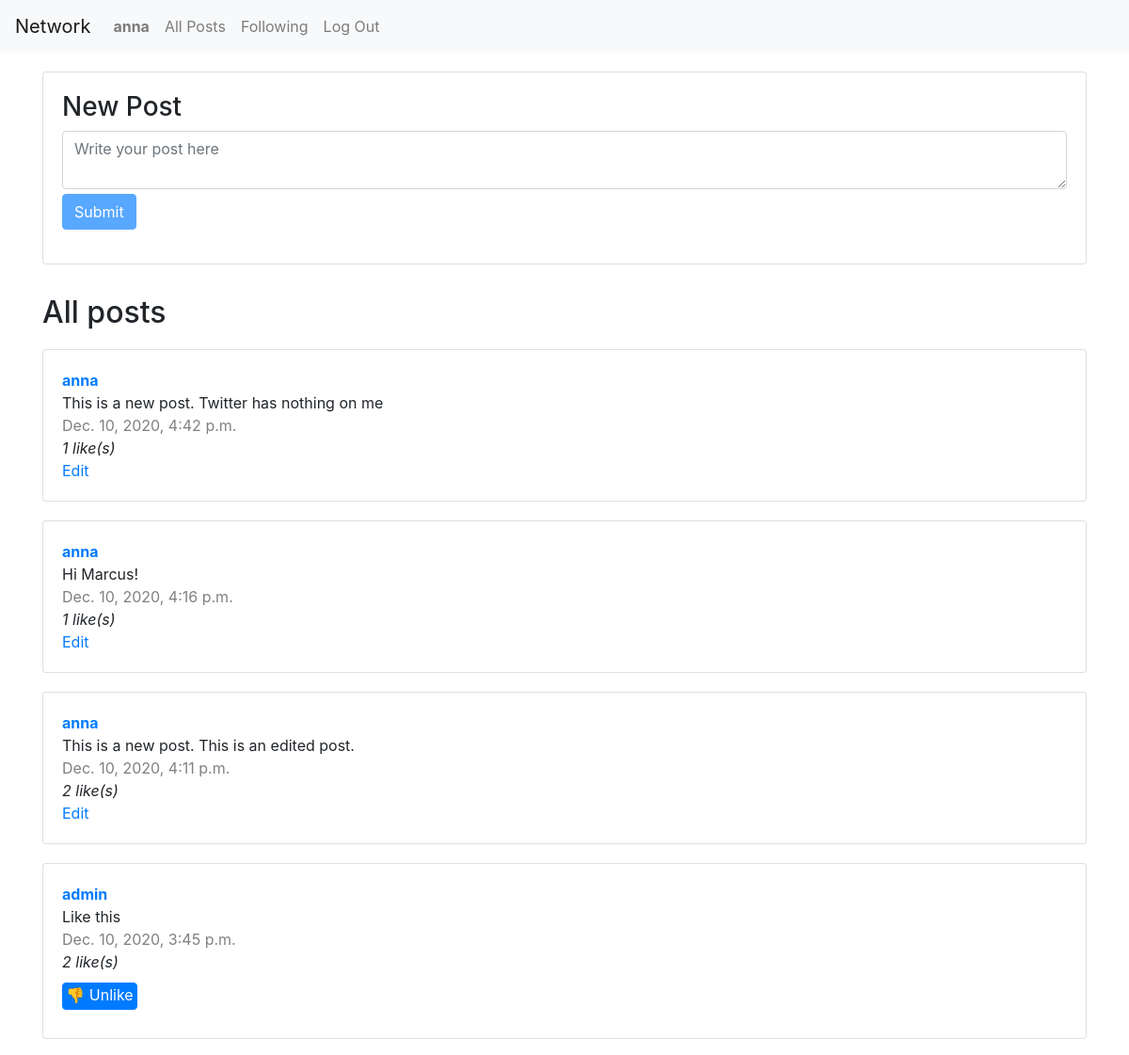
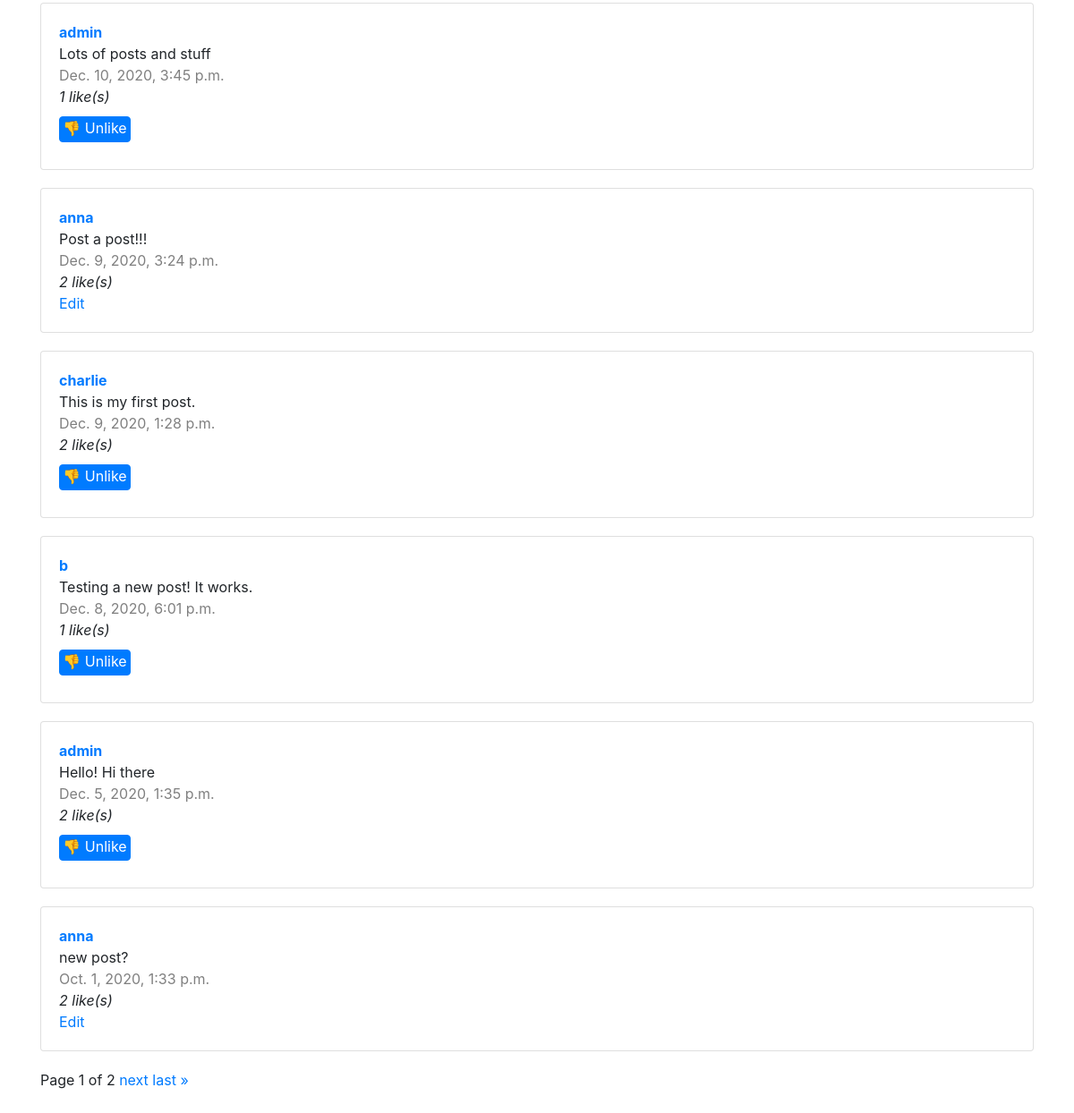
/ (signed in), run on the app's committed database (2 pictures, top to bottom).
### network/models.py (models this page shows, shortened)
class User(AbstractUser):
    likes = models.ManyToManyField("Post", blank=True, related_name="liked_post")
    followers = models.ManyToManyField("self", blank="True", symmetrical=False, related_name="following")

class Post(models.Model):
    user = models.ForeignKey(User, on_delete=models.CASCADE)
    text = models.TextField(max_length=240)
    likes = models.ManyToManyField(User, blank=True, related_name="liked_user")
    timestamp = models.DateTimeField(auto_now_add=True)

### network/views.py (the view)
# urls.py: path("", views.index, name="index"),
def index(request):
    post_list = Post.objects.all().order_by("-timestamp")
    paginator = Paginator(post_list, 10)
    page_number = request.GET.get('page')
    page_obj = paginator.get_page(page_number)
    return render(request, "network/index.html", {
        "page_obj": page_obj,
    })

### network/templates/network/index.html (shortened to what this page needs)
{% extends "network/layout.html" %}
{% block body %}
<div class="card">
{% if request.user.is_authenticated %}
    <div id="post-view">
        <h3>New Post</h3>
        <form id="post-form">
            <div class="form-group">
                <textarea class="form-control" id="post-text" placeholder="Write your post here"></textarea>
                <input id="addpost" type="submit" class="btn btn-primary" label="Post"/>
            </div>
        </form>
    </div>
</div>
{% endif %}
    <div id="posts-view">
        <h2>All posts</h2>
        {% for post in page_obj %}
        <div class="card" id="post-{{ post.id }}">
            <span id="username"><a href="{% url 'profile' post.user %}">{{ post.user }}</a></span>
            <span id="text">{{ post.text }}</span>
            <span id="timestamp">{{ post.timestamp }}</span>
            <span id="likes">
                <span class="likescount" data-id="{{ post.likes.count }}"
                {% if request.user in post.likes.all %}
                data-is_liked="yes"
                {% else %}
                data-is_liked="no"
                {% endif %}>
                {{ post.likes.count }}
                </span> like(s)
            </span>
            {% if post.user == request.user %}<a href="" onclick="return editPost(this)" id="edit" data-id="{{ post.id }}">Edit</a>
            {% elif request.user.is_authenticated %}
                {% if request.user in post.likes.all %}
                    <button type="submit" data-id="{{ post.id }}" class="btn btn-primary like-button">
                        👎 Unlike
                    </button>
                {% else %}
                    <button type="submit" data-id="{{ post.id }}" class="btn btn-primary like-button">
                        👍 Like
                    </button>
                {% endif %}
            {% endif %}
        </div>
        {% endfor %}
    </div>
    <div class="pagination">
        <span class="step-links">
            <span class="current">
                Page {{ page_obj.number }} of {{ page_obj.paginator.num_pages }}
            </span>
            {% if page_obj.has_next %}
                <a href="?page={{ page_obj.next_page_number }}">next</a>
                <a href="?page={{ page_obj.paginator.num_pages }}">last &raquo;</a>
            {% endif %}
        </span>
    </div>
{% endblock %}

### network/templates/network/layout.html (shortened to what this page needs)
{% load static %}
<!DOCTYPE html>
<html lang="en">
    <head>
        <link rel="stylesheet" href="https://stackpath.bootstrapcdn.com/bootstrap/4.4.1/css/bootstrap.min.css">
        <link href="{% static 'network/styles.css' %}" rel="stylesheet">
    </head>
    <body>
        <nav class="navbar navbar-expand-lg navbar-light bg-light">
            <a class="navbar-brand" href="/">Network</a>
            <div>
              <ul class="navbar-nav mr-auto">
                {% if user.is_authenticated %}
                    <li class="nav-item">
                        <a class="nav-link" href="{% url 'profile' user.username %}"><strong>{{ request.user.username }}</strong></a>
                    </li>
                {% endif %}
                <li class="nav-item">
                  <a class="nav-link" href="{% url 'index' %}">All Posts</a>
                </li>
                {% if user.is_authenticated %}
                    <li class="nav-item">
                        <a class="nav-link" href="{% url 'following' user.username %}">Following</a>
                    </li>
                    <li class="nav-item">
                        <a class="nav-link" href="{% url 'logout' %}">Log Out</a>
                    </li>
                {% endif %}
              </ul>
            </div>
          </nav>
        <div class="container">
            {% block body %}
            {% endblock %}
        </div>
    </body>
</html>

### network/static/network/styles.css (style rules this page uses)
textarea { margin: 5px 0; }
.card { padding: 20px; margin: 20px 0; }
#timestamp { color: grey; }
#username { font-weight: bold; }
button, #save { width: 80px; padding: 0px !important; padding-bottom: 3px !important; margin: 10px 0; }
.pagination { margin-bottom: 2em; }
h1, h2 { margin-top: 1em; }
#likes { font-style: italic; }

### data on the page
User: user.username "anna"
Post: user "anna", text "This is a new post. Twitter has nothing on me", timestamp "Dec. 10, 2020, 4:42 p.m.", likes.count "1"
Post: user "anna", text "Hi Marcus!", timestamp "Dec. 10, 2020, 4:16 p.m.", likes.count "1"
Post: user "anna", text "This is a new post. This is an edited post.", timestamp "Dec. 10, 2020, 4:11 p.m.", likes.count "2"
Post: user "admin", text "Like this", timestamp "Dec. 10, 2020, 3:45 p.m.", likes.count "2"
Post: user "admin", text "Lots of posts and stuff", timestamp "Dec. 10, 2020, 3:45 p.m.", likes.count "1"
Post: user "anna", text "Post a post!!!", timestamp "Dec. 9, 2020, 3:24 p.m.", likes.count "2"
Post: user "charlie", text "This is my first post.", timestamp "Dec. 9, 2020, 1:28 p.m.", likes.count "2"
Post: user "b", text "Testing a new post! It works.", timestamp "Dec. 8, 2020, 6:01 p.m.", likes.count "1"
Post: user "admin", text "Hello! Hi there", timestamp "Dec. 5, 2020, 1:35 p.m.", likes.count "2"
Post: user "anna", text "new post?", timestamp "Oct. 1, 2020, 1:33 p.m.", likes.count "2"

### other printed values
{{ page_obj.number }} "1"
{{ page_obj.paginator.num_pages }} "2"
